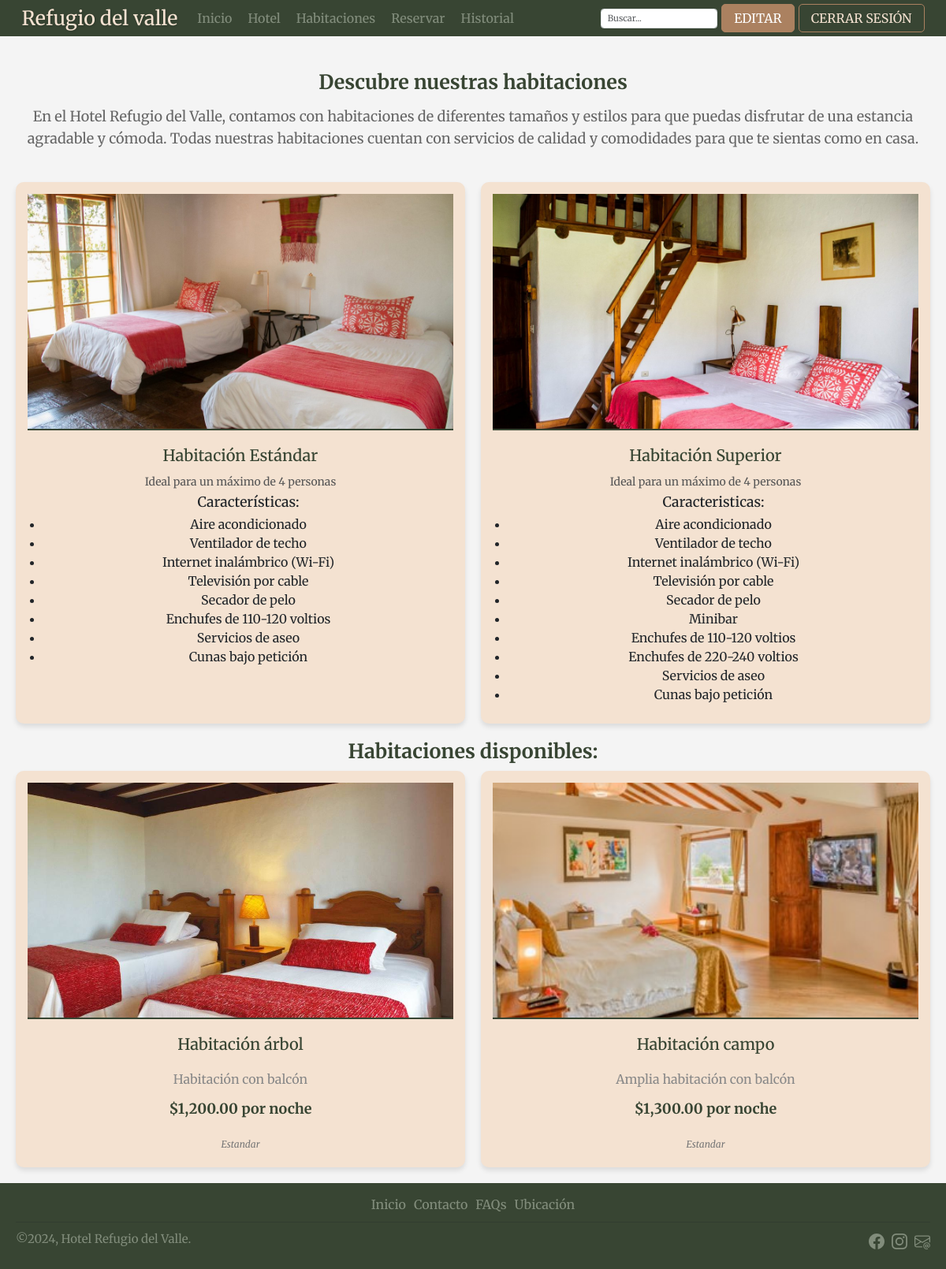
Before: /habitacion.php (signed in) with the older database file.
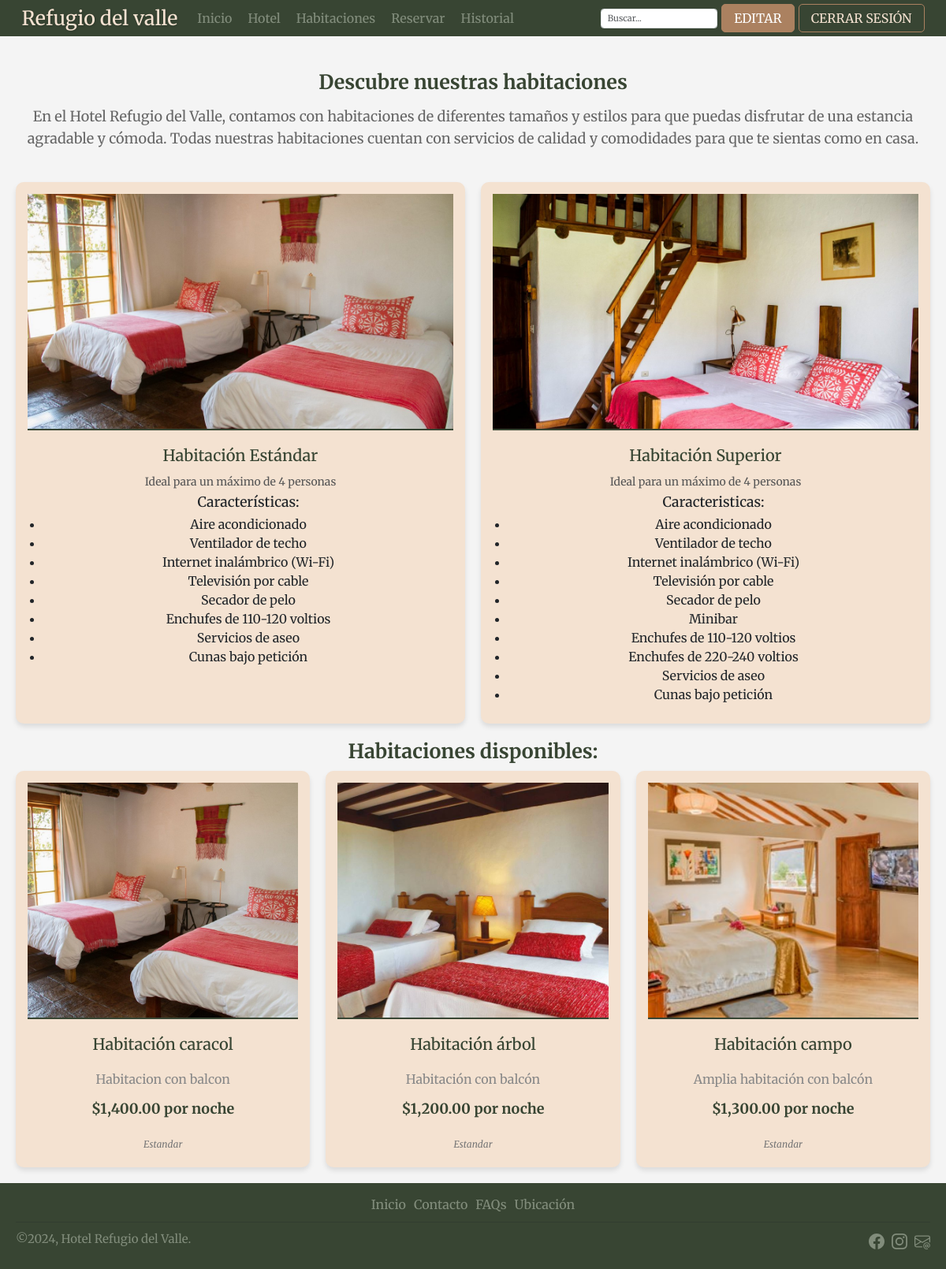
After: the same page with the newer database file.
### tables this page shows
CREATE TABLE `habitaciones` (
  `id` int(11) NOT NULL,
  `titulo` varchar(255) NOT NULL,
  `precio` decimal(10,2) NOT NULL,
  `imagen` varchar(255) NOT NULL,
  `descripcion` text NOT NULL,
  `fecha_creacion` timestamp NOT NULL DEFAULT current_timestamp(),
  `categoria` enum('Estandar','Superior') NOT NULL DEFAULT 'Estandar',
  `disponibilidad` tinyint(1) NOT NULL DEFAULT 1
);

### habitacion.php (the view, shortened to what this page needs)
<?php
include $_SERVER['DOCUMENT_ROOT'] . '/campo/header.php';
try {
  $sql = "SELECT titulo, imagen, descripcion, precio, categoria FROM habitaciones WHERE disponibilidad = 1";
  $stmt = $conn->prepare($sql);
  $stmt->execute();
  $habitaciones = $stmt->fetchAll(PDO::FETCH_ASSOC);
} catch (PDOException $e) {
  echo "Error al cargar las habitaciones: " . $e->getMessage();
  $habitaciones = [];
}
?>
<!DOCTYPE html>
<html lang="es">
<head>
  <link rel="stylesheet" href="estilos/estilo-habitacion.css">
</head>
<body>
  <main>
    <section class="texto-habitaciones">
      <div class="titulo-habitaciones">Descubre nuestras habitaciones</div>
      <div class="p-habitaciones">En el Hotel Refugio del Valle, contamos con habitaciones de diferentes tamaños y
        estilos para que puedas
        disfrutar de una estancia agradable y cómoda. Todas nuestras habitaciones cuentan con servicios de calidad y
        comodidades para que te sientas como en casa.</div>
    </section>
    <section class="habitaciones">
      <div class="habitacion">
        <img src="/campo/imagenes/habitacion1.jpg" alt="Habitación Standard">
        <h2>Habitación Estándar</h2>
        <p>Ideal para un máximo de 4 personas</p>
        <ul>
          <h3>Características:</h3>
          <li>Aire acondicionado</li>
          <li>Ventilador de techo</li>
          <li>Internet inalámbrico (Wi-Fi)</li>
          <li>Televisión por cable</li>
          <li>Secador de pelo</li>
          <li>Enchufes de 110-120 voltios</li>
          <li>Servicios de aseo</li>
          <li>Cunas bajo petición</li>
        </ul>
      </div>
      <div class="habitacion">
        <img src="/campo/imagenes/habitacion2.jpg" alt="Habitación Suite">
        <h2>Habitación Superior </h2>
        <p>Ideal para un máximo de 4 personas</p>
        <ul>
          <h3>Caracteristicas:</h3>
          <li>Aire acondicionado</li>
          <li>Ventilador de techo</li>
          <li>Internet inalámbrico (Wi-Fi)</li>
          <li>Televisión por cable</li>
          <li>Secador de pelo</li>
          <li>Minibar</li>
          <li>Enchufes de 110-120 voltios</li>
          <li>Enchufes de 220-240 voltios</li>
          <li>Servicios de aseo</li>
          <li>Cunas bajo petición</li>
        </ul>
      </div>
    </section>
    <section class="habitaciones-dinamicas">
      <h2 class="titulo-dinamicas">Habitaciones disponibles:</h2>
      <div class="contenedor-habitaciones">
        <?php if (empty($habitaciones)): ?>
          <p>No hay habitaciones disponibles en este momento. Por favor, vuelve más tarde.</p>
        <?php else: ?>
          <?php foreach ($habitaciones as $habitacion): ?>
            <div class="habitacion">
              <img src="<?= htmlspecialchars($habitacion['imagen']) ?>"
                alt="<?= htmlspecialchars($habitacion['titulo']) ?>">
              <h2><?= htmlspecialchars($habitacion['titulo']) ?></h2>
              <p><?= htmlspecialchars($habitacion['descripcion']) ?></p>
              <p class="precio">$<?= number_format($habitacion['precio'], 2) ?> por noche</p>
              <p class="categoria"><?= htmlspecialchars($habitacion['categoria']) ?></p>
            </div>
          <?php endforeach; ?>
        <?php endif; ?>
      </div>
    </section>
  </main>
  <?php include 'footer.php'; ?>
</body>
</html>

### header.php (shortened to what this page needs)
<?php
$usuarioAutenticado = false;
$rolUsuario = null;
if (isset($_SESSION['id_usuario'])) {
  $usuarioAutenticado = true;
  $nombreUsuario = $_SESSION['nombre'];
  $rolUsuario = $_SESSION['rol'];
}
?>
<!DOCTYPE html>
<html lang="es">
<head>
  <link href="https://cdn.jsdelivr.net/npm/bootstrap@5.3.3/dist/css/bootstrap.min.css" rel="stylesheet"
>
  <link rel="stylesheet" href="/campo/estilos/normalize.css">
  <link rel="stylesheet" href="/campo/estilos/index.css">
</head>
<body>
  <header class="navbar navbar-expand-md">
    <div class="container-fluid">
      <a class="margen" href="/campo/index.php">
        <h1>Refugio del valle</h1>
      </a>
      <div class="opciones collapse navbar-collapse" id="navbarCollapse">
        <ul class="navbar-nav me-auto mb-2 mb-md-0">
          <li class="nav-item">
            <a class="nav-link" href="/campo/index.php">Inicio</a>
          </li>
          <li class="nav-item">
            <a class="nav-link" href="/campo/hotel.php">Hotel</a>
          </li>
          <li class="nav-item">
            <a class="nav-link" href="/campo/habitacion.php">Habitaciones</a>
          </li>
          <li class="nav-item">
            <a class="nav-link" href="/campo/reservacion.php">Reservar</a>
          </li>
          <li class="nav-item">
            <a class="nav-link" href="/campo/historial_reservaciones.php">Historial</a>
          </li>
        </ul>
        <form class="col-lg-auto mb-3 mb-lg-0 me-lg-2 position-relative" role="search">
          <input type="search" id="busqueda" class="form-control" placeholder="Buscar..." aria-label="Search">
        </form>
        <div class="d-flex" role="search">
          <?php if ($usuarioAutenticado): ?>
            <?php if ($rolUsuario === 'admin'): ?>
              <button id="btn-editar" class="botones mayusculas"
                onclick="window.location.href='/campo/admin/indexAdmin.php'">
                Editar
              </button>
            <?php else: ?>
              <span id="saludo">Hola, <?= htmlspecialchars($nombreUsuario); ?></span>
            <?php endif; ?>
            <button id="btn-iniciar" class="botones mayusculas" onclick="window.location.href='/campo/logout.php'">
              Cerrar Sesión
            </button>
          <?php else: ?>
            <button id="btn-iniciar" class="botones mayusculas"
              onclick="window.location.href='/campo/sesiones.php?action=login'">Iniciar Sesión</button>
          <?php endif; ?>
        </div>
      </div>
    </div>
  </header>
</body>
</html>

### footer.php (shortened to what this page needs)
<!DOCTYPE html>
<html lang="es">
<head>
    <link rel="stylesheet" href="estilos/normalize.css">
    <link href="https://cdn.jsdelivr.net/npm/bootstrap@5.3.3/dist/css/bootstrap.min.css" rel="stylesheet"
>
    <link rel="stylesheet" href="estilos/index.css">
</head>
<body>
    <footer>
        <div class="opciones flex centrar-footer borde">
            <ul class="navegacion centrar-footer">
                <li><a href="/campo/index.php">Inicio</a></li>
                <li><a href="/campo/preguntas-con-javascript.php#faq-contacto">Contacto</a></li>
                <li><a href="/campo/preguntas-con-javascript.php">FAQs</a></li>
                <li><a href="https://maps.app.goo.gl/Mtrx23by6En5LVF5A" target="_blank">Ubicación</a></li>
            </ul>
        </div>
        <hr>
        <div id="seccion-final">
            <div>
                <p>©2024, Hotel Refugio del Valle.</p>
            </div>
            <div>
                <ul id="iconos">
                    <li><a href="https://www.facebook.com/" target="_blank" >  </a></li>
                    <li><a href="https://www.instagram.com/" target="_blank" ></a></li>
                    <li><a href="mailto:hotelrefugiovalle@gmail.com"></a></li>
                </ul>
            </div>
        </div>
    </footer>
</body>
</html>

### estilos/index.css (style rules this page uses)
:root { --fondo: #f4f4f4; --primario: #F4E2D1; --secundario: #384533; --verdeClaro: #d2d3c1; --colorLinks: #818c7b; --arcilla: #ab8160; --grisOscuro: #515151; --blanco: #ffffff; }
html { box-sizing: border-box; font-size: 62.5%; }
*, *:before, *:after { box-sizing: inherit; }
body { font-family: 'Merriweather'; font-size: 1.6rem; background-color: var(--fondo); }
header { background-color: var(--secundario); padding: 2rem 2rem; }
h1 { color: var(--primario); text-shadow: 0.1rem 0.1rem 0.3rem rgba(0, 0, 0, 0.2); margin: 0; }
.margen { margin: 0 2rem; }
a { text-decoration: none; }
.opciones ul { display: flex; gap: 1rem; list-style: none; margin: 0; padding: 0; }
.opciones ul li a { color: var(--colorLinks); font-weight: 500; padding: 0.5rem 0; transition: color 0.3s; }
#busqueda { height: 2.5rem; font-size: 1.1rem; width: 100%; flex: 1 }
.mayusculas { text-transform: uppercase; }
.botones { border: 0.1rem solid var(--arcilla); border-radius: 0.5rem; color: var(--primario); padding: 0.5rem 1.5rem; cursor: pointer; transition: background-color 0.3s, transform 0.2s; text-align: center; }
#btn-iniciar, .btn-crud, #btn-editar:hover { background-color: var(--secundario); color: var(--primario); }
#btn-editar { background-color: var(--arcilla); color: var(--blanco); margin-right: 0.5rem; }
.d-flex { display: flex; justify-content: center; align-items: center; margin-right: 2rem; }
footer { background-color: var(--secundario); padding: 1.5rem 2rem; }
.centrar-footer { justify-content: center; }
#seccion-final { display: flex; justify-content: space-between; }
#seccion-final p { color: var(--colorLinks); font-size: 1.5rem; }
#iconos li { display: inline; }
.icono { width: 2rem; height: 2rem; margin-right: 0.5rem; fill: var(--colorLinks); }
#iconos li:last-child .icono { margin-right: 0; }

### estilos/estilo-habitacion.css (style rules this page uses)
:root { --fondo: #f4f4f4; --primario: #F4E2D1; --secundario: #384533; --verdeClaro: #d2d3c1; --colorLinks: #818c7b; --arcilla: #ab8160; --sombra: rgba(0, 0, 0, 0.1); --sombra-hover: rgba(0, 0, 0, 0.2); }
body { font-family: 'Merriweather', serif; font-size: 1.6rem; background-color: var(--fondo); margin: 0; color: #333; }
main { margin: 0 auto; padding: 2rem; max-width: 1200px; animation: fadeIn 1.5s ease-in-out forwards; }
.texto-habitaciones { text-align: center; padding: 2rem 1rem; }
.titulo-habitaciones, .titulo-dinamicas { font-size: 2.5rem; font-weight: bold; color: var(--secundario); text-align: center; margin-bottom: 1rem; }
.titulo-dinamicas { margin-top: 2rem; }
.p-habitaciones { font-size: 1.8rem; line-height: 1.6; color: #666; margin-bottom: 2rem; }
.habitaciones, .contenedor-habitaciones { display: grid; grid-template-columns: repeat(auto-fit, minmax(280px, 1fr)); gap: 2rem; align-items: stretch; }
.habitacion { background-color: var(--primario); border-radius: 1rem; overflow: hidden; box-shadow: 0 4px 6px var(--sombra); transition: transform 0.3s ease, box-shadow 0.3s ease; text-align: center; padding: 1.5rem; }
.habitacion img { width: 100%; height: 30rem; object-fit: cover; border-bottom: 2px solid var(--secundario); margin-bottom: 1rem; }
.habitacion h2 { font-size: 2rem; color: var(--secundario); margin: 1rem 0; }
.habitacion p { font-size: 1.4rem; color: #555; margin: 0.5rem 0; line-height: 1.6; }
.habitacion .precio { font-size: 1.8rem; font-weight: bold; color: var(--secundario); margin: 1rem 0; }
.habitacion .categoria { font-size: 1.2rem; color: #777; font-style: italic; }
.contenedor-habitaciones p { text-align: center; font-size: 1.6rem; color: #888; margin-top: 2rem; }

Changed rows visible on the page:
now on this page (row edited): habitaciones: imagen (picture), titulo "Habitación caracol", descripcion "Habitacion con balcon", precio "1,400.00", categoria "Estandar"
